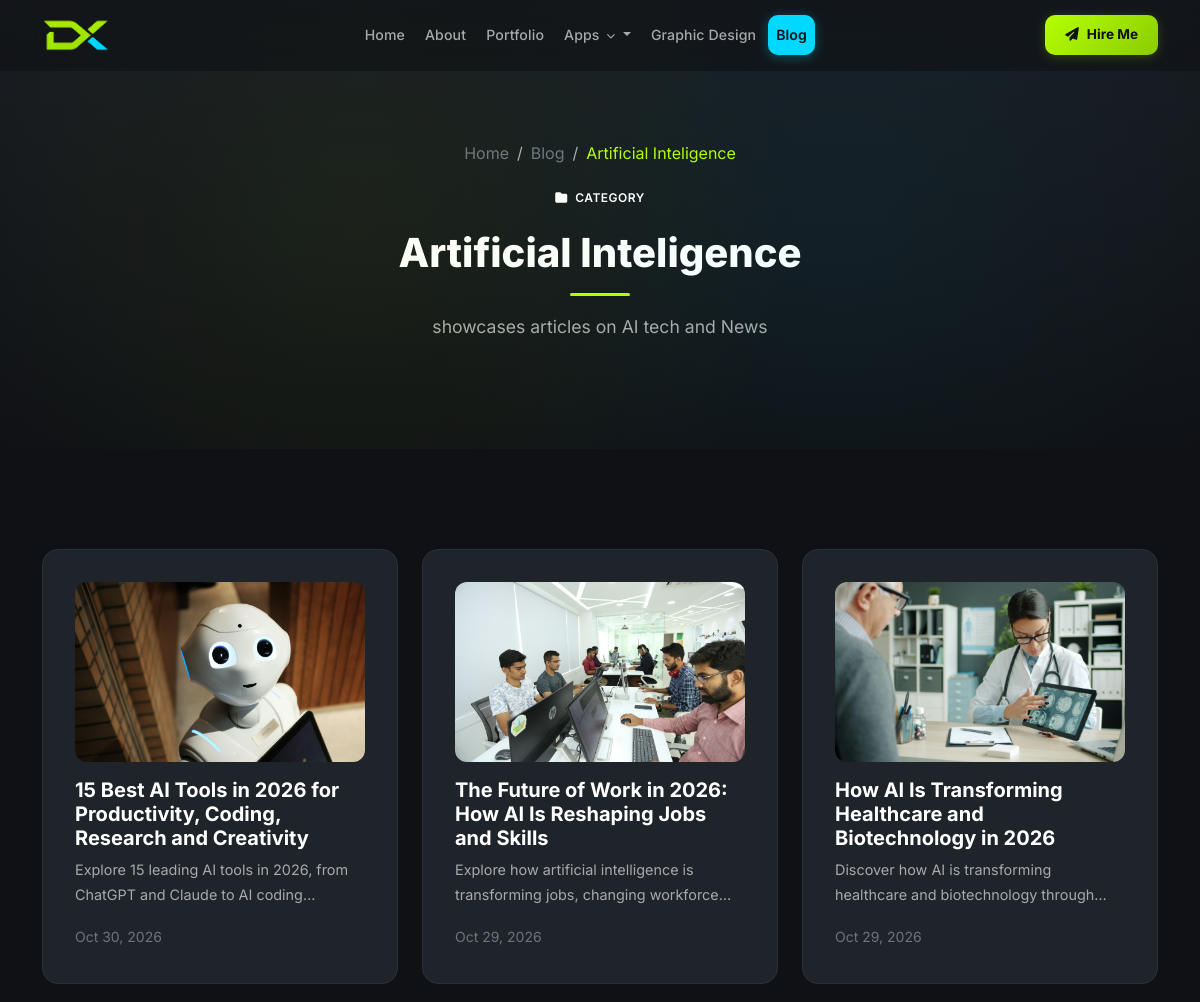
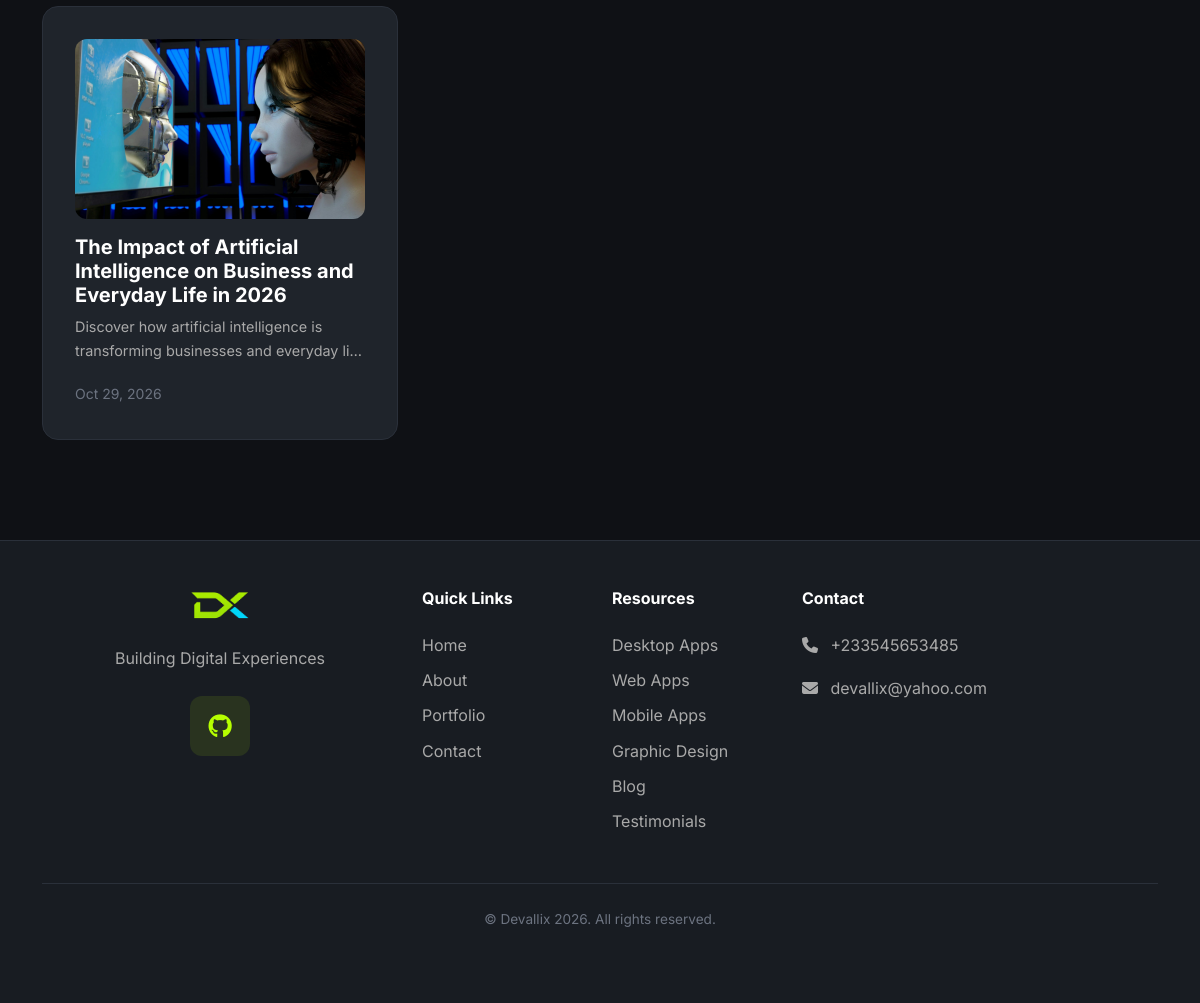
The app's page /blog/category/artificial-inteligence/ with its own data (2 pictures, top to bottom).
### apps/core/models.py (models this page shows, shortened)
class SiteSettings(models.Model):
    site_name = models.CharField(max_length=200, default='DevPortfolio')
    site_tagline = models.CharField(max_length=300, blank=True)
    logo = models.ImageField(upload_to='uploads/site/', blank=True, null=True)
    favicon = models.ImageField(upload_to='uploads/site/', blank=True, null=True)
    hero_title = models.CharField(max_length=300, blank=True)
    hero_subtitle = models.TextField(blank=True)
    hero_cta_text = models.CharField(max_length=100, default='View Portfolio')
    hero_cta_url = models.CharField(max_length=300, default='/portfolio/')
    about_image = models.ImageField(upload_to='uploads/site/', blank=True, null=True)
    footer_text = models.TextField(blank=True)
    meta_title = models.CharField(max_length=200, blank=True)
    meta_description = models.TextField(blank=True)
    meta_keywords = models.TextField(blank=True)
    og_image = models.ImageField(upload_to='uploads/site/', blank=True, null=True)
    google_analytics_code = models.TextField(blank=True)
    email = models.EmailField(blank=True)
    phone = models.CharField(max_length=20, blank=True)
    address = models.TextField(blank=True)
    github_url = models.URLField(blank=True)
    linkedin_url = models.URLField(blank=True)
    twitter_url = models.URLField(blank=True)
    youtube_url = models.URLField(blank=True)
    facebook_url = models.URLField(blank=True)
    instagram_url = models.URLField(blank=True)
    updated_at = models.DateTimeField(auto_now=True)
    class Meta:
        verbose_name = 'Site Settings'
        verbose_name_plural = 'Site Settings'
    @classmethod
    def load(cls):
        obj, created = cls.objects.get_or_create(pk=1)
        return obj

### apps/blog/models.py (models this page shows, shortened)
class BlogCategory(models.Model):
    name = models.CharField(max_length=100)
    slug = models.SlugField(max_length=100, unique=True)
    description = models.TextField(blank=True)
    display_order = models.PositiveIntegerField(default=0)
    class Meta:
        ordering = ['display_order']
        verbose_name = 'Blog Category'
        verbose_name_plural = 'Blog Categories'

class BlogPost(models.Model):
    STATUS_CHOICES = [
        ('draft', 'Draft'),
        ('published', 'Published'),
    ]
    title = models.CharField(max_length=300)
    slug = models.SlugField(max_length=300, unique=True)
    author = models.ForeignKey(settings.AUTH_USER_MODEL, on_delete=models.CASCADE, related_name='blog_posts')
    category = models.ForeignKey(BlogCategory, on_delete=models.SET_NULL, null=True, blank=True, related_name='posts')
    tags = models.ManyToManyField(Tag, blank=True, related_name='posts')
    featured_image = models.ImageField(upload_to='uploads/blog/', blank=True, null=True)
    excerpt = models.TextField(max_length=500, blank=True)
    content = models.TextField()
    status = models.CharField(max_length=20, choices=STATUS_CHOICES, default='draft')
    featured = models.BooleanField(default=False)
    is_recent = models.BooleanField(default=False, verbose_name='Show in Recent Articles')
    is_trending = models.BooleanField(default=False, verbose_name='Trending / Must Read')
    views_count = models.PositiveIntegerField(default=0)
    meta_title = models.CharField(max_length=200, blank=True)
    meta_description = models.TextField(blank=True)
    meta_keywords = models.TextField(blank=True)
    meta_og_title = models.CharField(max_length=200, blank=True)
    meta_og_description = models.TextField(blank=True)
    published_at = models.DateTimeField(blank=True, null=True)
    created_at = models.DateTimeField(auto_now_add=True)
    updated_at = models.DateTimeField(auto_now=True)
    class Meta:
        ordering = ['-published_at', '-created_at']
        verbose_name = 'Blog Post'
        verbose_name_plural = 'Blog Posts'
    def get_absolute_url(self):
        if self.category:
            return reverse('blog:post_detail', kwargs={'category_slug': self.category.slug, 'slug': self.slug})
        return reverse('blog:post_detail_plain', kwargs={'slug': self.slug})

### apps/blog/views.py (the view)
# urls.py: path('category/<slug:slug>/', views.BlogCategoryDetailView.as_view(), name='category_detail'),
class BlogCategoryDetailView(ListView):
    model = BlogPost
    template_name = 'blog/category_detail.html'
    context_object_name = 'posts'
    paginate_by = 9
    def get_queryset(self):
        self.category = get_object_or_404(BlogCategory, slug=self.kwargs['slug'])
        return BlogPost.objects.filter(
            status='published', category=self.category
        ).select_related('author').prefetch_related('tags')
    def get_context_data(self, **kwargs):
        context = super().get_context_data(**kwargs)
        context['category'] = self.category
        context['categories'] = BlogCategory.objects.all()
        return context

### templates/blog/category_detail.html (shortened to what this page needs)
{% extends 'base.html' %}
{% block content %}
<div class="page-header">
    <div class="container">
        <div class="row justify-content-center">
            <div class="col-lg-8 text-center" data-aos="fade-up">
                <nav aria-label="breadcrumb" class="mb-3">
                    <ol class="breadcrumb justify-content-center" style="background:none;padding:0;margin:0;">
                        <li class="breadcrumb-item"><a href="{% url 'core:home' %}" style="color:var(--text-dim);">Home</a></li>
                        <li class="breadcrumb-item"><a href="{% url 'blog:post_list' %}" style="color:var(--text-dim);">Blog</a></li>
                        <li class="breadcrumb-item active" style="color:var(--accent-primary);">{{ category.name }}</li>
                    </ol>
                </nav>
                <span class="badge-custom mb-3"><i class="fas fa-folder me-1"></i> Category</span>
                <h1 class="section-title">{{ category.name }}</h1>
                <div class="divider divider-center"></div>
                {% if category.description %}
                <p class="section-subtitle">{{ category.description }}</p>
                {% endif %}
            </div>
        </div>
    </div>
</div>
<section class="section-padding">
    <div class="container">
        <div class="row g-4">
            {% for post in posts %}
            <div class="col-lg-4 col-md-6" data-aos="fade-up">
                <div class="card-custom h-100 hover-lift">
                    {% if post.featured_image %}
                    <div style="height:180px;border-radius:var(--radius-md);overflow:hidden;margin-bottom:1rem;">
                        <img src="{{ post.featured_image.url }}" alt="{{ post.title }}" style="width:100%;height:100%;object-fit:cover;">
                    </div>
                    {% endif %}
                    <h5 class="fw-bold mb-2"><a href="{{ post.get_absolute_url }}" style="color:var(--text-white);">{{ post.title }}</a></h5>
                    <p style="color:var(--text-muted);font-size:0.9rem;display:-webkit-box;-webkit-line-clamp:2;-webkit-box-orient:vertical;overflow:hidden;">{{ post.excerpt|default:post.content|truncatewords:20 }}</p>
                    <small style="color:var(--text-dim);">{{ post.published_at|date:"M d, Y" }}</small>
                </div>
            </div>
            {% endfor %}
        </div>
    </div>
</section>
{% endblock %}

### templates/base.html (shortened to what this page needs)
{% load static %}
<!DOCTYPE html>
<html lang="en" data-bs-theme="dark">
<head>
    <link href="https://cdn.jsdelivr.net/npm/bootstrap@5.3.3/dist/css/bootstrap.min.css" rel="stylesheet">
    <link href="https://cdnjs.cloudflare.com/ajax/libs/font-awesome/6.5.1/css/all.min.css" rel="stylesheet">
    <link href="https://unpkg.com/aos@2.3.1/dist/aos.css" rel="stylesheet">
    <link href="https://cdn.jsdelivr.net/npm/swiper@11/swiper-bundle.min.css" rel="stylesheet">
    <link href="{% static 'css/main.css' %}" rel="stylesheet">
</head>
<body>
    {% include 'includes/navbar.html' %}
    <main id="main-content">
        {% block content %}{% endblock %}
    </main>
    {% include 'includes/footer.html' %}
</body>
</html>

### templates/includes/navbar.html (shortened to what this page needs)
<nav class="navbar navbar-expand-lg navbar-dark fixed-top" id="mainNav">
    <div class="container">
        <a class="navbar-brand d-flex align-items-center gap-2" href="{% url 'core:home' %}" aria-label="{{ site_settings.site_name|default:'DevPortfolio' }} home">
            {% if site_settings.logo %}
            <img src="{{ site_settings.logo.url }}" alt="{{ site_settings.site_name }}" height="36">
            {% else %}
            <div class="brand-logo-box">
                <span>D</span>
            </div>
            {% endif %}
        </a>
        <div class="collapse navbar-collapse" id="navbarNav">
            <ul class="navbar-nav mx-auto align-items-lg-center nav-pills-wrapper">
                <li class="nav-item">
                    <a class="nav-link {% if request.resolver_match.url_name == 'home' %}active{% endif %}" href="{% url 'core:home' %}">Home</a>
                </li>
                <li class="nav-item">
                    <a class="nav-link {% if request.resolver_match.url_name == 'about' %}active{% endif %}" href="{% url 'core:about' %}">About</a>
                </li>
                <li class="nav-item">
                    <a class="nav-link {% if request.resolver_match.url_name == 'portfolio' %}active{% endif %}" href="{% url 'portfolio:portfolio' %}">Portfolio</a>
                </li>
                <li class="nav-item dropdown nav-apps-dropdown">
                    <a class="nav-link dropdown-toggle " href="#" id="appsDropdown" role="button" data-bs-toggle="dropdown" data-bs-display="static" aria-expanded="false">
                        Apps <i class="fas fa-chevron-down nav-chevron"></i>
                    </a>
                </li>
                <li class="nav-item">
                    <a class="nav-link {% if request.resolver_match.app_name == 'graphic_design' %}active{% endif %}" href="{% url 'graphic_design:design_list' %}">Graphic Design</a>
                </li>
                <li class="nav-item">
                    <a class="nav-link {% if request.resolver_match.app_name == 'blog' %}active{% endif %}" href="{% url 'blog:post_list' %}">Blog</a>
                </li>
            </ul>
            <div class="d-flex align-items-center gap-3 nav-actions">
                <a href="{% url 'contact:contact' %}" class="nav-cta-btn">
                    <span class="nav-cta-icon"><i class="fas fa-paper-plane"></i></span>
                    Hire Me
                </a>
            </div>
        </div>
    </div>
</nav>

### templates/includes/footer.html (shortened to what this page needs)
<footer class="bg-secondary-custom" style="border-top:1px solid var(--border-color);">
    <div class="container py-5">
        <div class="row g-4 justify-content-center text-center">
            <div class="col-lg-4 col-md-6">
                <div class="d-flex flex-wrap align-items-center justify-content-center gap-2 mb-4">
                    {% if site_settings.logo %}
                    <img src="{{ site_settings.logo.url }}" alt="{{ site_settings.site_name }}" height="32">
                    {% else %}
                    <div style="width:32px;height:32px;border-radius:8px;background:var(--accent-primary);display:flex;align-items:center;justify-content:center;">
                        <span style="color:var(--bg-primary);font-weight:800;">D</span>
                    </div>
                    {% endif %}
                </div>
                <p style="color:var(--text-muted);max-width:350px;margin:0 auto;">{{ site_settings.footer_text|default:'Professional software developer crafting premium desktop, web and mobile applications, plus bold graphic design.' }}</p>
                <div class="d-flex justify-content-center gap-3 mt-4">
                    {% if site_settings.github_url %}
                    <a href="{{ site_settings.github_url }}" class="icon-box icon-box-accent" target="_blank" rel="noopener">
                        <i class="fab fa-github"></i>
                    </a>
                    {% endif %}
                </div>
            </div>
            <div class="col-lg-2 col-md-6 text-start">
                <h6 class="fw-bold mb-4" style="color:var(--text-white);">Quick Links</h6>
                <ul class="list-unstyled footer-links">
                    <li class="mb-2"><a href="{% url 'core:home' %}">Home</a></li>
                    <li class="mb-2"><a href="{% url 'core:about' %}">About</a></li>
                    <li class="mb-2"><a href="{% url 'portfolio:portfolio' %}">Portfolio</a></li>
                    <li class="mb-2"><a href="{% url 'contact:contact' %}">Contact</a></li>
                </ul>
            </div>
            <div class="col-lg-2 col-md-6 text-start">
                <h6 class="fw-bold mb-4" style="color:var(--text-white);">Resources</h6>
                <ul class="list-unstyled footer-links">
                    <li class="mb-2"><a href="{% url 'desktop_apps:app_list' %}">Desktop Apps</a></li>
                    <li class="mb-2"><a href="{% url 'web_projects:project_list' %}">Web Apps</a></li>
                    <li class="mb-2"><a href="{% url 'mobile_apps:app_list' %}">Mobile Apps</a></li>
                    <li class="mb-2"><a href="{% url 'graphic_design:design_list' %}">Graphic Design</a></li>
                    <li class="mb-2"><a href="{% url 'blog:post_list' %}">Blog</a></li>
                    <li class="mb-2"><a href="{% url 'testimonials:testimonial_list' %}">Testimonials</a></li>
                </ul>
            </div>
            <div class="col-lg-4 col-md-6 text-start">
                <h6 class="fw-bold mb-4" style="color:var(--text-white);">Contact</h6>
                <div class="footer-contact">
                    {% if site_settings.phone %}
                    <div class="mb-3" style="color:var(--text-muted);">
                        <i class="fas fa-phone me-2"></i>
                        <span>{{ site_settings.phone }}</span>
                    </div>
                    {% endif %}
                    {% if site_settings.email %}
                    <div class="mb-3" style="color:var(--text-muted);">
                        <i class="fas fa-envelope me-2"></i>
                        <span>{{ site_settings.email }}</span>
                    </div>
                    {% endif %}
                </div>
            </div>
        </div>
        <div style="border-top:1px solid var(--border-color);margin-top:2rem;">
            <div class="py-4 text-center">
                <p style="color:var(--text-dim);font-size:0.85rem;margin:0;">
                    &copy; Devallix 2026. All rights reserved.
                </p>
            </div>
        </div>
    </div>
</footer>

### records on screen
SiteSettings: logo (picture), footer_text "Building Digital Experiences", phone "+233545653485", email "devallix@yahoo.com"
BlogCategory: name "Artificial Inteligence", description "showcases articles on AI tech and News"
BlogPost: featured_image (picture), title "15 Best AI Tools in 2026 for Productivity, Coding, Research and Creativity", excerpt "Explore 15 leading AI tools in 2026, from ChatGPT and Claude to AI…", published_at "Oct 30, 2026"
BlogPost: featured_image (picture), title "The Future of Work in 2026: How AI Is Reshaping Jobs and Skills", excerpt "Explore how artificial intelligence is transforming jobs, changing…", published_at "Oct 29, 2026"
BlogPost: featured_image (picture), title "How AI Is Transforming Healthcare and Biotechnology in 2026", excerpt "Discover how AI is transforming healthcare and biotechnology…", published_at "Oct 29, 2026"
BlogPost: featured_image (picture), title "The Impact of Artificial Intelligence on Business and Everyday Life in 2026", excerpt "Discover how artificial intelligence is transforming businesses and everyday…", published_at "Oct 29, 2026"
